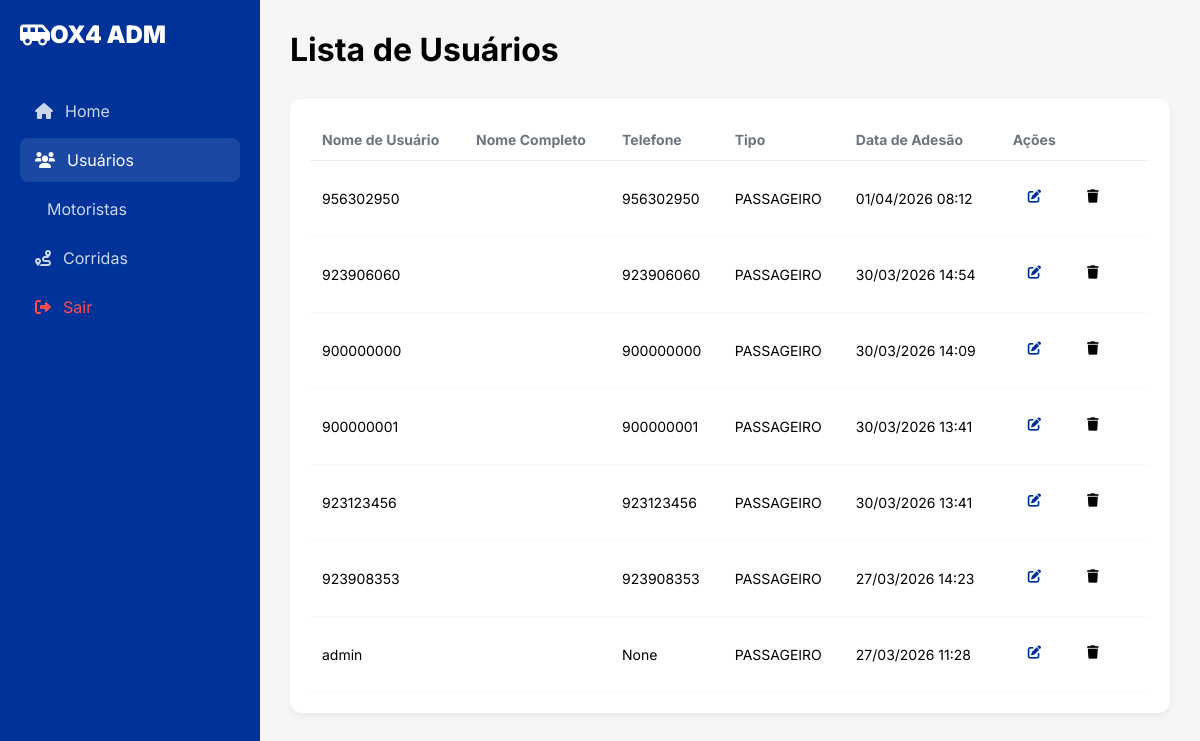
The page /dashboard/usuarios/ (signed in) on the database its author committed.
### usuarios/models.py (models this page shows, shortened)
class Usuario(AbstractUser):
    TIPO_CHOICES = (
        ('PASSAGEIRO', 'Passageiro'),
        ('MOTORISTA', 'Motorista'),
        ('ADMIN', 'Administrador'),
    )
    tipo = models.CharField(max_length=20, choices=TIPO_CHOICES, default='PASSAGEIRO')
    telefone = models.CharField(max_length=20, unique=True, null=True)
    foto_perfil = models.ImageField(upload_to='perfis/', null=True, blank=True)
    fcm_token = models.CharField(max_length=255, null=True, blank=True) # Para notificações
    codigo_verificacao = models.CharField(max_length=6, null=True, blank=True)

### dashboard/views.py (the view)
# urls.py: path('usuarios/', views.listar_usuarios, name='dashboard_usuarios'),
@login_required(login_url='dashboard_login')
def listar_usuarios(request):
    usuarios = Usuario.objects.all().order_by('-date_joined')
    return render(request, 'dashboard/usuarios.html', {'usuarios': usuarios})

### dashboard/templates/dashboard/usuarios.html (shortened to what this page needs)
{% extends 'dashboard/base.html' %}
{% block content %}
<div class="header"><h1>Lista de Usuários</h1></div>
<div class="card-table">
    <table>
        <thead>
            <tr>
                <th>Nome de Usuário</th>
                <th>Nome Completo</th>
                <th>Telefone</th>
                <th>Tipo</th>
                <th>Data de Adesão</th>
                <th>Ações</th>
            </tr>
        </thead>
        <tbody>
            {% for u in usuarios %}
            <tr>
                <td>{{ u.username }}</td>
                <td>{{ u.get_full_name }}</td>
                <td>{{ u.telefone }}</td>
                <td>{{ u.tipo }}</td>
                <td>{{ u.date_joined|date:"d/m/Y H:i" }}</td>
                <td>
                    <button class="nav-item" style="display:inline; color: var(--primary); border:none; background:none; cursor:pointer;">
                        <i class="fas fa-edit"></i>
                    </button>
                    <button class="nav-item" style="display:inline; color: var(--dangerRed); border:none; background:none; cursor:pointer;">
                        <i class="fas fa-trash"></i>
                    </button>
                </td>
            </tr>
            {% endfor %}
        </tbody>
    </table>
</div>
{% endblock %}

### dashboard/templates/dashboard/base.html (shortened to what this page needs)
{% load static %}
<!DOCTYPE html>
<html lang="pt">
<head>
    <link rel="stylesheet" href="https://cdnjs.cloudflare.com/ajax/libs/font-awesome/6.0.0/css/all.min.css">
    <link rel="stylesheet" href="{% static 'dashboard/css/style.css' %}">
</head>
<body>
    {% if user.is_authenticated %}
    <div class="sidebar">
        <div class="logo"><i class="fas fa-shuttle-van"></i> OX4 ADM</div>
        <nav>
            <a href="{% url 'dashboard_index' %}" class="nav-item {% if request.resolver_match.url_name == 'dashboard_index' %}active{% endif %}">
                <i class="fas fa-home"></i> Home
            </a>
            <a href="{% url 'dashboard_usuarios' %}" class="nav-item {% if request.resolver_match.url_name == 'dashboard_usuarios' %}active{% endif %}">
                <i class="fas fa-users"></i> Usuários
            </a>
            <a href="{% url 'dashboard_motoristas' %}" class="nav-item {% if request.resolver_match.url_name == 'dashboard_motoristas' %}active{% endif %}">
                 Motoristas
            </a>
            <a href="{% url 'dashboard_corridas' %}" class="nav-item {% if request.resolver_match.url_name == 'dashboard_corridas' %}active{% endif %}">
                <i class="fas fa-route"></i> Corridas
            </a>
            <a href="{% url 'dashboard_logout' %}" class="nav-item" style="margin-top: auto; color: #ff4d4d">
                <i class="fas fa-sign-out-alt"></i> Sair
            </a>
        </nav>
    </div>
    {% endif %}
    <div class="main-content" style="{% if not user.is_authenticated %}margin: 0; padding: 0; width: 100%{% endif %}">
        {% block content %}{% endblock %}
    </div>
</body>
</html>

### dashboard/static/dashboard/css/style.css (style rules this page uses)
:root { --primary: #003399; --secondary: #00AEEF; --dark: #1a1a1a; --light: #f4f7f6; --white: #ffffff; --text-gray: #6c757d; --success: #28a745; }
* { margin: 0; padding: 0; box-sizing: border-box; font-family: 'Inter', sans-serif; }
body { background-color: var(--light); display: flex; min-height: 100vh; }
.sidebar { width: 260px; background-color: var(--primary); color: var(--white); padding: 20px; flex-shrink: 0; }
.logo { font-size: 24px; font-weight: 900; margin-bottom: 40px; display: flex; align-items: center; }
.nav-item { padding: 12px 15px; margin-bottom: 5px; border-radius: 8px; cursor: pointer; transition: 0.3s; display: flex; align-items: center; text-decoration: none; color: rgba(255,255,255,0.8); }
.nav-item:hover, .nav-item.active { background-color: rgba(255,255,255,0.1); color: var(--white); }
.nav-item i { margin-right: 12px; }
.main-content { flex-grow: 1; padding: 30px; }
.header { display: flex; justify-content: space-between; align-items: center; margin-bottom: 30px; }
.card-table { background: var(--white); border-radius: 12px; box-shadow: 0 4px 6px rgba(0,0,0,0.05); padding: 20px; }
table { width: 100%; border-collapse: collapse; }
th { text-align: left; padding: 12px; color: var(--text-gray); border-bottom: 1px solid #eee; font-size: 14px; }
td { padding: 15px 12px; border-bottom: 1px solid #f9f9f9; font-size: 14px; }

### rows shown on the page
Usuario: username "956302950", telefone "956302950", tipo "PASSAGEIRO", date_joined "01/04/2026 08:12"
Usuario: username "923906060", telefone "923906060", tipo "PASSAGEIRO", date_joined "30/03/2026 14:54"
Usuario: username "900000000", telefone "900000000", tipo "PASSAGEIRO", date_joined "30/03/2026 14:09"
Usuario: username "900000001", telefone "900000001", tipo "PASSAGEIRO", date_joined "30/03/2026 13:41"
Usuario: username "923123456", telefone "923123456", tipo "PASSAGEIRO", date_joined "30/03/2026 13:41"
Usuario: username "923908353", telefone "923908353", tipo "PASSAGEIRO", date_joined "27/03/2026 14:23"
Usuario: username "admin", telefone "None", tipo "PASSAGEIRO", date_joined "27/03/2026 11:28"
